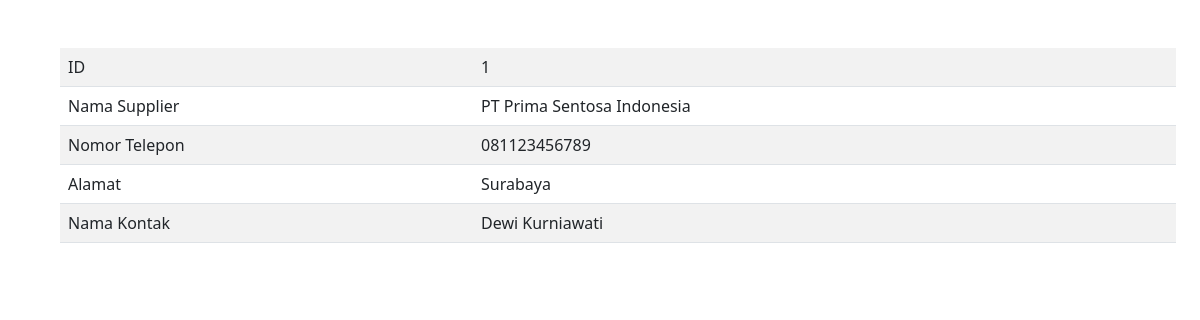
The app's page /admin/supplier/view_supplier.php?id=1 with its own data.
### tables this page shows
CREATE TABLE `supplier` (
  `id` int(11) NOT NULL,
  `name` varchar(45) DEFAULT NULL,
  `phone` varchar(45) DEFAULT NULL,
  `address` longtext DEFAULT NULL,
  `contact_name` varchar(45) DEFAULT NULL
);

### admin/supplier/view_supplier.php (the view, shortened to what this page needs)
<?php
require_once '../dbkoneksi.php';
?>
<?php
$_id = $_GET['id'];
$sql = "SELECT * FROM supplier WHERE id=?";
$st = $dbh->prepare($sql);
$st->execute([$_id]);
$row = $st->fetch();
?>
<link href="https://cdn.jsdelivr.net/npm/bootstrap@5.0.2/dist/css/bootstrap.min.css" rel="stylesheet"
>
<div class="container m-5">
    <table class="table table-striped">
        <tbody>
            <tr>
                <td>ID</td>
                <td><?= $row['id'] ?></td>
            </tr>
            <tr>
                <td>Nama Supplier</td>
                <td><?= $row['name'] ?></td>
            </tr>
            <tr>
                <td>Nomor Telepon</td>
                <td><?= $row['phone'] ?></td>
            </tr>
            <tr>
                <td>Alamat</td>
                <td><?= $row['address'] ?></td>
            </tr>
            <tr>
                <td>Nama Kontak</td>
                <td><?= $row['contact_name'] ?></td>
            </tr>
        </tbody>
    </table>
</div>

### records on screen
supplier: id "1", name "PT Prima Sentosa Indonesia", phone "081123456789", address "Surabaya", contact_name "Dewi Kurniawati"
